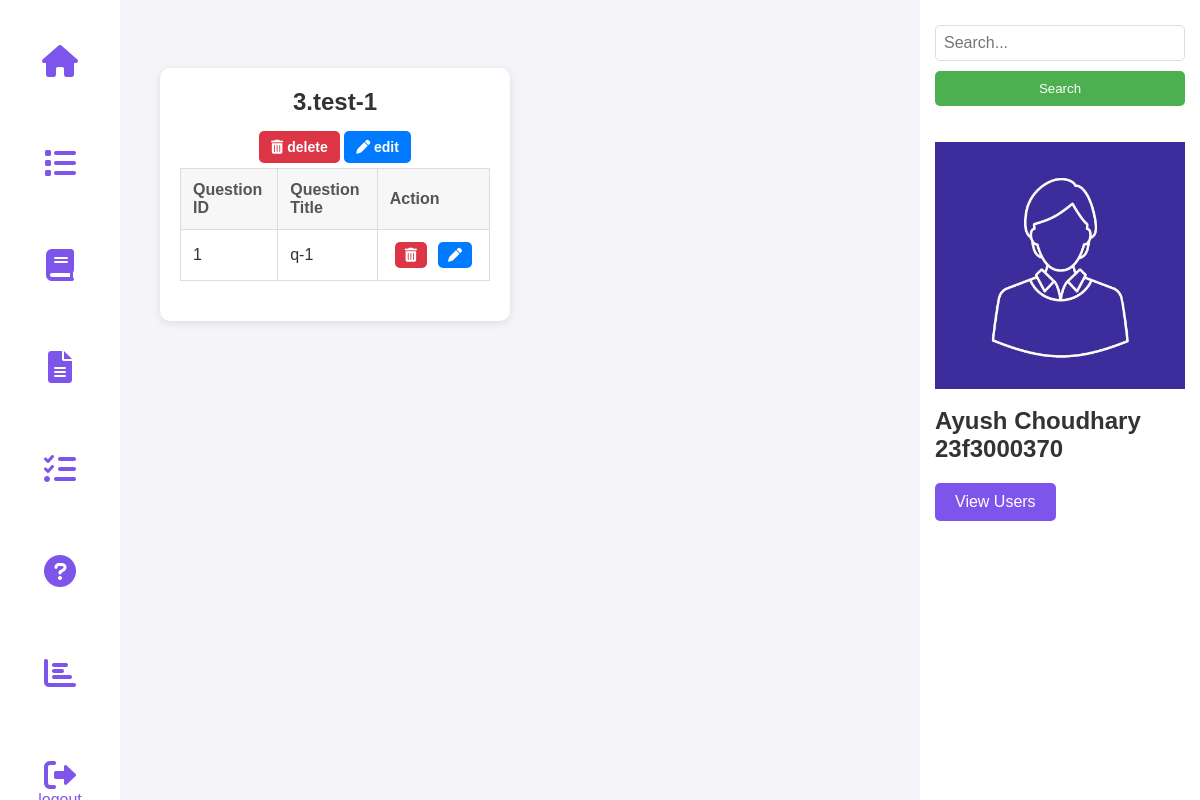
Page /view_quiz (signed in) on the earlier database version.
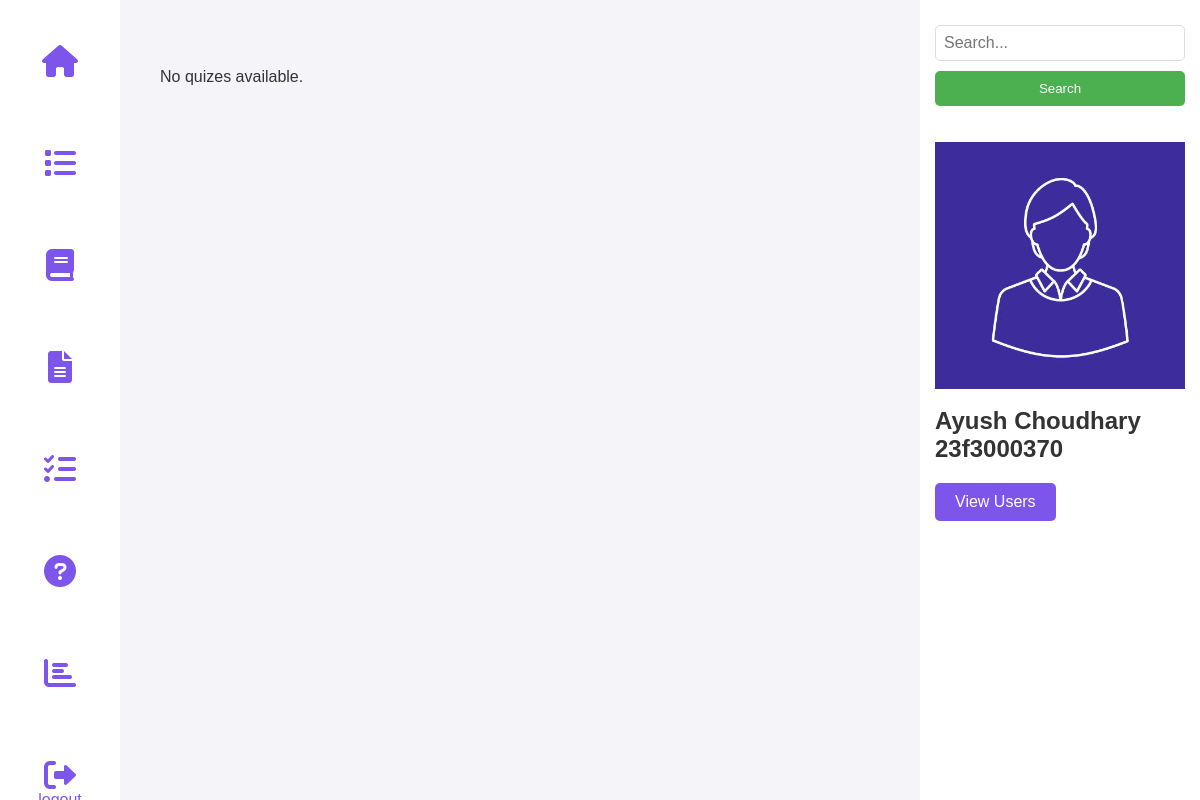
Same page on the later database version.
### tables this page shows
CREATE TABLE QUIZES(
    id INTEGER PRIMARY KEY AUTOINCREMENT,
    quiz_name TEXT NOT NULL,
    chapter_id INTEGER NOT NULL,
    date TEXT NOT NULL,
    duration INTEGER NOT NULL,
    FOREIGN KEY(chapter_id) REFERENCES CHAPTERS(id) on DELETE CASCADE ON UPDATE CASCADE
    );

CREATE TABLE QUESTIONS(
    id INTEGER PRIMARY KEY AUTOINCREMENT,
    question_title TEXT NOT NULL,
    question TEXT NOT NULL,
    option1 TEXT NOT NULL,
    option2 TEXT NOT NULL,
    option3 TEXT NOT NULL,
    option4 TEXT NOT NULL,
    answer TEXT NOT NULL,
    quiz_id INTEGER NOT NULL,
    FOREIGN KEY(quiz_id) REFERENCES QUIZES(id) on DELETE CASCADE ON UPDATE CASCADE
    );

### controllers/admin.py (the view)
@admin_bp.route('/view_quiz')
def view_quiz():
    if 'admin' not in session:
        return redirect(url_for('auth.admin_login'))
    conn = get_db_connection()
    cursor = conn.cursor()
    cursor.execute("SELECT id, quiz_name FROM QUIZES")
    quizzes = cursor.fetchall()
    cursor.execute("SELECT id, quiz_id, question_title FROM QUESTIONS")
    questions = cursor.fetchall()
    conn.close()
    quiz_dict = {quiz[0]: {"id": quiz[0], "name": quiz[1], "questions": []} for quiz in quizzes}
    for question_id, quiz_id, question_title in questions:
        if quiz_id in quiz_dict:
            quiz_dict[quiz_id]["questions"].append({
                "id": question_id,
                "question_title": question_title
            })
    return render_template('admin/view_quiz.html', quizes=quiz_dict.values())

### models/setup_db.py (called while the page is built)
def get_db_connection():
    try:
        conn = sqlite3.connect(DB_PATH)
        conn.execute("PRAGMA foreign_keys = ON;")
        return conn
    except sqlite3.Error as e:
        print(f"❌ Database connection failed: {e}")
        return None

### templates/admin/view_quiz.html (shortened to what this page needs)
<!DOCTYPE html>
<html lang="en">
<head>
    <link rel="stylesheet" href="https://cdnjs.cloudflare.com/ajax/libs/font-awesome/6.0.0/css/all.min.css">
    <link rel="stylesheet" href="{{ url_for('static', filename='admin.css') }}">
</head>
<body>
    <nav class="nav">
        <div class="nav-left">
            <a href="{{ url_for('admin.admin_dashboard') }}"><button class="nav-button"><i
                        class="fas fa-home fa-2x"></i></button></a>
            <a href="{{ url_for('admin.view_quiz') }}"><button class="nav-button"><i
                        class="fas fa-list fa-2x"></i></button></a>
            <a href="{{ url_for('admin.add_subject') }}"><button class="nav-button"><i
                        class="fas fa-book fa-2x"></i></button></a>
            <a href="{{ url_for('admin.add_chapter') }}"><button class="nav-button"><i
                        class="fas fa-file-alt fa-2x"></i></button></a>
            <a href="{{ url_for('admin.add_quiz') }}"><button class="nav-button"><i
                        class="fas fa-tasks fa-2x"></i></button></a>
            <a href="{{ url_for('admin.add_question') }}"><button class="nav-button"><i
                        class="fas fa-question-circle fa-2x"></i></button></a>
            <a href="{{ url_for('admin.admin_summary') }}"><button class="nav-button"><i
                        class="fas fa-chart-bar fa-2x"></i></button></a>
            <a href="{{ url_for('auth.logout') }}"><button class="nav-button"><i
                        class="fas fa-sign-out-alt fa-2x"></i>logout</button></a>
        </div>
    </nav>
    <nav class="nav2">
        <div class="nav-right">
            <form method="GET" action="{{ url_for('admin.search_admin') }}">
                <input type="text" name="query" class="search-bar" placeholder="Search...">
                <button type="submit" class="search-button">Search</button>
            </form>
            <br><br>
            <img src="{{ url_for('static', filename='profile.png') }}" alt="Admin Profile" class="profile">
            <br>
            <h1>Ayush Choudhary</h1>
            <h2>23f3000370</h2>
            <a href="{{ url_for('admin.view_users') }}"><button class="back-button">View Users</button></a>
        </div>
    </nav>
    <div class="container2">
        {% for quiz in quizes %}
        <div class="quiz-box">
            <h1>{{quiz.id}}.{{ quiz.name }}</h1>
            <a href="{{ url_for('admin.delete_quiz', quiz_id=quiz.id) }}" class="delete-button"><i class="fas fa-trash-alt"></i> delete</a>
            <a href="{{ url_for('admin.edit_quiz', quiz_id=quiz.id) }}">
                <button class="edit-btn"><i class="fas fa-pen"></i> edit</button>
            </a>
            <table border="1">
                <thead>
                    <tr>
                        <th>Question ID</th>
                        <th>Question Title</th>
                        <th>Action</th>
                    </tr>
                </thead>
                <tbody>
                    {% for question in quiz.questions %}
                    <tr>
                        <td>{{ question.id }}</td>
                        <td>{{ question.question_title }}</td>
                        <td>
                            <div class="button-group">
                                <a href="{{ url_for('admin.delete_question', question_id=question.id) }}"
                                    class="delete-button"><i class="fas fa-trash-alt"></i> </a>
                                <a href="{{ url_for('admin.edit_question', question_id=question.id) }}">
                                    <button class="edit-btn"><i class="fas fa-pen"></i> </button>
                                </a>
                            </div>
                        </td>
                    </tr>
                    {% endfor %}
                </tbody>
            </table>
        </div>
        {% else %}
        <p>No quizes available.</p>
        {% endfor %}
    </div>
</body>
</html>

Differences in the rows shown:
removed QUIZES: id "3", name "test-1"
removed QUESTIONS: id "1", question_title "q-1"
Other differences:
text now shown: "No quizes available."
